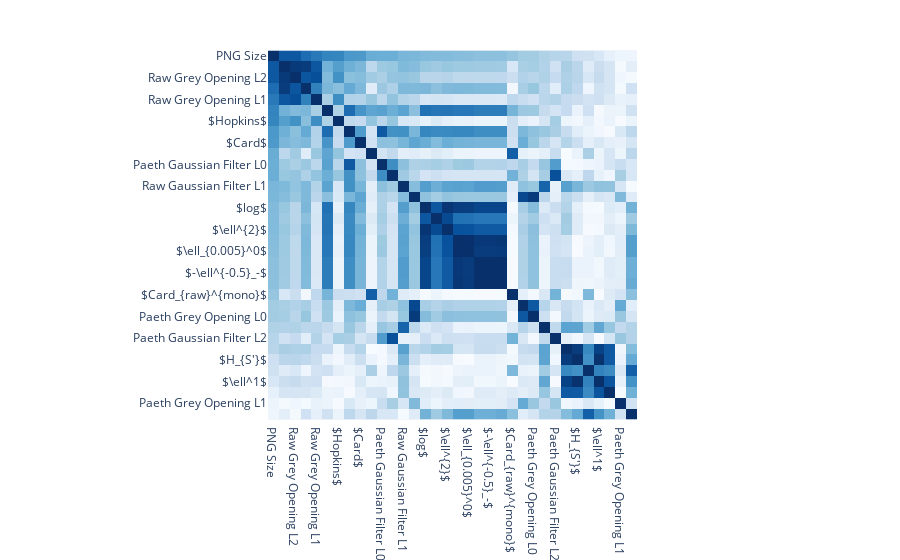

Notebook cell for this chart:
### Code cell
cor = df_train.corr().abs()
fig = px.imshow(cor.fillna(0)
                .sort_values('PNG Size', ascending=False, axis=0)
                .sort_values('PNG Size', ascending=False, axis=1), color_continuous_scale='blues')
fig.update_coloraxes(showscale=False)
fig.update_layout(margin=dict(l=0, r=0, t=50, b=0))
fig.show()

### Figure 1 — Plotly figure (JSON) as saved in the notebook; plotly's stock layout.template omitted (floating-point values rounded to 4 significant figures; data arrays with more than 128 entries replaced by an {"elided": "..."} marker saying what was removed)
{"data": [{"coloraxis": "coloraxis", "hovertemplate": "x: %{x}<br>y: %{y}<br>color: %{z}<extra></extra>", "name": "0", "type": "heatmap", "x": ["PNG Size", "Raw Grey Opening H", "Raw Grey Opening L2", "Raw Grey Opening L0", "Raw Grey Opening L1", "$H_S$", "$Hopkins$", "Raw Gaussian Filter L0", "$Card$", "$Card_{raw}$", "Paeth Gaussian Filter L0", "Raw Gaussian Filter L2", "Raw Gaussian Filter L1", "Paeth Grey Opening H", "$log$", "$\\kappa_4$", "$\\ell^{2}$", "$tanh_{0.5,2}$", "$\\ell_{0.005}^0$", "$\\ell^0$", "$-\\ell^{-0.5}_-$", "$H_G$", "$Card_{raw}^{mono}$", "Paeth Grey Opening L2", "Paeth Grey Opening L0", "Paeth Gaussian Filter L1", "Paeth Gaussian Filter L2", "$Hoyer$", "$H_{S'}$", "$Gini_{raw}$", "$\\ell^1$", "$\\ell^2$ / $\\ell^1$", "Paeth Grey Opening L1", "$Gini$"], "xaxis": "x", "y": ["PNG Size", "Raw Grey Opening H", "Raw Grey Opening L2", "Raw Grey Opening L0", "Raw Grey Opening L1", "$H_S$", "$Hopkins$", "Raw Gaussian Filter L0", "$Card$", "$Card_{raw}$", "Paeth Gaussian Filter L0", "Raw Gaussian Filter L2", "Raw Gaussian Filter L1", "Paeth Grey Opening H", "$log$", "$\\kappa_4$", "$\\ell^{2}$", "$tanh_{0.5,2}$", "$\\ell_{0.005}^0$", "$\\ell^0$", "$-\\ell^{-0.5}_-$", "$H_G$", "$Card_{raw}^{mono}$", "Paeth Grey Opening L2", "Paeth Grey Opening L0", "Paeth Gaussian Filter L1", "Paeth Gaussian Filter L2", "$Hoyer$", "$H_{S'}$", "$Gini_{raw}$", "$\\ell^1$", "$\\ell^2$ / $\\ell^1$", "Paeth Grey Opening L1", "$Gini$"], "yaxis": "y", "z": {"elided": "34x34 float values"}}], "layout": {"coloraxis": {"colorscale": [[0, "rgb(247,251,255)"], [0.125, "rgb(222,235,247)"], [0.25, "rgb(198,219,239)"], [0.375, "rgb(158,202,225)"], [0.5, "rgb(107,174,214)"], [0.625, "rgb(66,146,198)"], [0.75, "rgb(33,113,181)"], [0.875, "rgb(8,81,156)"], [1, "rgb(8,48,107)"]], "showscale": false}, "margin": {"b": 0, "l": 0, "r": 0, "t": 50}, "xaxis": {"anchor": "y", "constrain": "domain", "domain": [0, 1], "scaleanchor": "y"}, "yaxis": {"anchor": "x", "autorange": "reversed", "constrain": "domain", "domain": [0, 1]}}}
